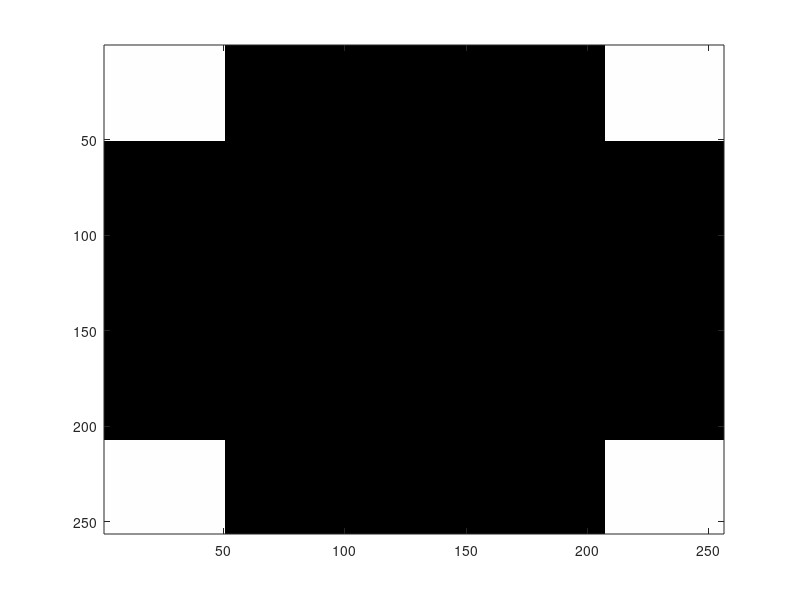

This chart was generated by the following MATLAB code:
% Generate a 256x256 image with a disk of three different distance
% measures
function disk_gen

N = 256;
R = 50;

fE = zeros(N);
f4 = zeros(N);
f8 = zeros(N);

for m=1:N,
    % m1 is a variable having positive and negative values
    if (m>N/2) m1 = m-1-N;
    else m1 = m-1;
    end;
    for n=1:N,
        % n1 is a variable having positive and negative values
        if (n>N/2) n1 = n-1-N;
        else n1 = n-1;
        end;
        % compute Euclidian distance from the origin
        distE = sqrt(m1^2+n1^2);
        % compute City-block distance from the origin
        dist4 = abs(m1)+abs(n1);
        % compute Checkboard distance from the origin
        dist8 = max(abs(m1),abs(n1));
        % if pixel is within a disk of radius 50, then color it white
        if (distE<R)
            fE(m,n) = 255;
        end;
        if (dist4<R)
            f4(m,n) = 255;
        end;
        if (dist8<R)
            f8(m,n) = 255;
        end;        
    end;
end;


colormap(gray(256));

image(fE);
pause;

image(f4);
pause;

image(f8);